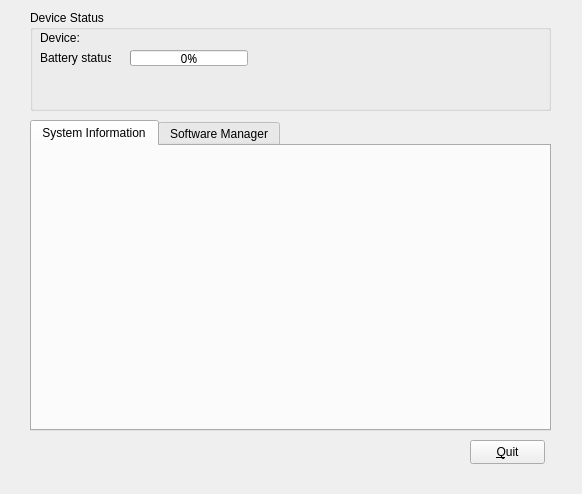
<ui version="4.0" >
 <class>mainWindow</class>
 <widget class="QWidget" name="synce_kpm_mainwindow" >
  <property name="geometry" >
   <rect>
    <x>0</x>
    <y>0</y>
    <width>582</width>
    <height>494</height>
   </rect>
  </property>
  <property name="windowTitle" >
   <string>SynCE PDA Device Manager</string>
  </property>
  <widget class="QGroupBox" name="groupBox" >
   <property name="geometry" >
    <rect>
     <x>30</x>
     <y>10</y>
     <width>521</width>
     <height>101</height>
    </rect>
   </property>
   <property name="title" >
    <string>Device Status</string>
   </property>
   <widget class="QLabel" name="label" >
    <property name="geometry" >
     <rect>
      <x>10</x>
      <y>20</y>
      <width>71</width>
      <height>16</height>
     </rect>
    </property>
    <property name="text" >
     <string>Device:</string>
    </property>
   </widget>
   <widget class="QLabel" name="label_2" >
    <property name="geometry" >
     <rect>
      <x>10</x>
      <y>40</y>
      <width>71</width>
      <height>16</height>
     </rect>
    </property>
    <property name="text" >
     <string>Battery status:</string>
    </property>
   </widget>
   <widget class="QProgressBar" name="batteryStatus" >
    <property name="geometry" >
     <rect>
      <x>100</x>
      <y>40</y>
      <width>118</width>
      <height>16</height>
     </rect>
    </property>
    <property name="font" >
     <font>
      <family>Penguin Attack</family>
     </font>
    </property>
    <property name="value" >
     <number>0</number>
    </property>
   </widget>
   <widget class="QLabel" name="label_devicename" >
    <property name="geometry" >
     <rect>
      <x>100</x>
      <y>20</y>
      <width>44</width>
      <height>14</height>
     </rect>
    </property>
    <property name="text" >
     <string/>
    </property>
   </widget>
  </widget>
  <widget class="QPushButton" name="pushButton_Quit" >
   <property name="geometry" >
    <rect>
     <x>470</x>
     <y>440</y>
     <width>75</width>
     <height>24</height>
    </rect>
   </property>
   <property name="text" >
    <string>&amp;Quit</string>
   </property>
  </widget>
  <widget class="QTabWidget" name="tabWidget" >
   <property name="geometry" >
    <rect>
     <x>30</x>
     <y>120</y>
     <width>521</width>
     <height>311</height>
    </rect>
   </property>
   <property name="currentIndex" >
    <number>0</number>
   </property>
   <widget class="QWidget" name="tab" >
    <attribute name="title" >
     <string>System Information</string>
    </attribute>
   </widget>
   <widget class="QWidget" name="tab_2" >
    <attribute name="title" >
     <string>Software Manager</string>
    </attribute>
    <widget class="QListWidget" name="listInstalledPrograms" >
     <property name="geometry" >
      <rect>
       <x>10</x>
       <y>30</y>
       <width>411</width>
       <height>211</height>
      </rect>
     </property>
    </widget>
    <widget class="QPushButton" name="pushButton_Refresh" >
     <property name="geometry" >
      <rect>
       <x>430</x>
       <y>30</y>
       <width>75</width>
       <height>24</height>
      </rect>
     </property>
     <property name="text" >
      <string>&amp;Refresh</string>
     </property>
    </widget>
    <widget class="QPushButton" name="pushButton_Uninstall" >
     <property name="geometry" >
      <rect>
       <x>430</x>
       <y>60</y>
       <width>75</width>
       <height>24</height>
      </rect>
     </property>
     <property name="text" >
      <string>&amp;Uninstall</string>
     </property>
    </widget>
    <widget class="QPushButton" name="pushButton_InstallCAB" >
     <property name="geometry" >
      <rect>
       <x>10</x>
       <y>250</y>
       <width>75</width>
       <height>24</height>
      </rect>
     </property>
     <property name="text" >
      <string>&amp;Install CAB</string>
     </property>
    </widget>
   </widget>
  </widget>
 </widget>
 <resources/>
 <connections/>
</ui>
